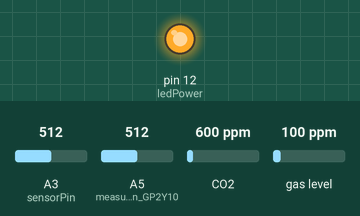
This sketch was run on a simulated Arduino Uno, built with avr-gcc and run on an emulated ATmega328P. Shown: output pins drawn as LEDs (lit = HIGH). The inputs (shaded band) are chosen by the test bench; at power-on: CO2 600 ppm, A3 (sensorPin) = 512, A5 (measurePin_GP2Y10) = 512, gas level 100 ppm. Storage starts empty; what the sketch prints to the serial monitor is not drawn.

Above: at 1.2 s.
1.3 s: CO2 set to 1050 ppm
Timing chart, 0 to 4.3 s (numbered marks = the images above; inputs shaded):
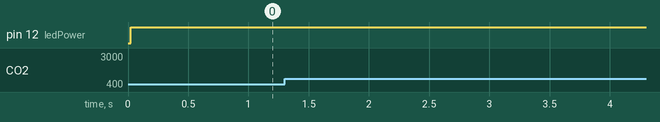

The sketch:

IoT_based_Waste-Fire-Pollution-Mapping-Code.ino.ino
```cpp
// Master code for EDAI Project Sensors

//Integrating sensors MQ-7, GP2Y10, MQ-4, MQ-135
#include "MQ7.h"
int AQI;
#include <SPI.h>
#include <SD.h>
#define RLOAD 23.5      ////MQ135 code
#include "MQ135.h"
#define RLOAD 10
#include <SPI.h>


MQ135 gasSensor = MQ135(A3);
int val;
int sensorPin = A3;
int sensorValue = 0;
 /////MQ135 code finish

const int chipSelect = 28;

#define A_PIN 4
#define VOLTAGE 5


const int AO_Pin = 3; // Connect the AO of MQ-4 sensor with analog channel 0 pin (A0) of Arduino
const int DO_Pin = 6; // Connect the DO of MQ-4 sensor with digital pin 8 (D8) of Arduino

// init MQ7 device
MQ7 mq7(A_PIN, VOLTAGE);

int measurePin_GP2Y10 = A5;
int ledPower = 12;

unsigned int samplingTime = 280;
unsigned int deltaTime = 40;
unsigned int sleepTime = 9680;

float voMeasured = 0;
float calcVoltage = 0;
float dustDensity = 0;

void setup() {
  Serial.begin(9600);

  Serial.begin(9600);
  pinMode(sensorPin, INPUT); //MQ135

  pinMode(ledPower, OUTPUT);
  Serial.println("Calibrating MQ7");
  mq7.calibrate();    // calculates R0
  Serial.println("Calibration done!");
  pinMode(DO_Pin, INPUT);
  while (!Serial) {
    ; // wait for serial port to connect. Needed for native USB port only
  }
Serial.print("Initializing SD card...");

  // see if the card is present and can be initialized:
  if (!SD.begin(chipSelect)) {
    Serial.println("Card failed, or not present");
    // don't do anything more:
    while (1);
  }
  Serial.println("card initialized.");


}

void loop()
{
  float dustDensity = optical_dust();
  String dataString = "";

  val = analogRead(A3);
  float AQI_ppm = gasSensor.getPPM();
  Serial.print ("AQI_ppm = ");
  Serial.println (AQI_ppm); //MQ135


  Serial.print("Dust Density:" );

  Serial.println(dustDensity);
  Serial.println("Carbon Monoxide concentration in PPM = "); Serial.println(mq7.readPpm());
  Serial.println("");   // blank new line
  Serial.print("Methane Conentration: "); // Print out the text "Methane Concentration: "
  Serial.println(AO_Pin); // Print out the methane value - the analog output - beteewn 0 and 1023


dataString += String(mq7.readPpm());
dataString += ",  ";
dataString += String(AO_Pin);
dataString += ",  ";
dataString += String(AQI_ppm);
dataString += ",  ";
dataString += String(dustDensity);

 File dataFile = SD.open("datalog.txt", FILE_WRITE);

  // if the file is available, write to it:
  if (dataFile) {
    dataFile.println(dataString);
    dataFile.close();
    // print to the serial port too:
    Serial.println(dataString);
  }
  // if the file isn't open, pop up an error:
  else {
    Serial.println("error opening datalog.txt");
  }
  delay(1000);
}

float optical_dust()
{

  digitalWrite(ledPower, LOW);
  delayMicroseconds(samplingTime);

  voMeasured = analogRead(measurePin_GP2Y10);

  delayMicroseconds(deltaTime);
  digitalWrite(ledPower, HIGH);
  delayMicroseconds(sleepTime);

  calcVoltage = voMeasured * (5.0 / 1024);
  dustDensity = 0.17 * calcVoltage - 0.1;

  if ( dustDensity < 0)
  {
    dustDensity = 0.00;
  }

  //  Serial.println("Raw Signal Value (0-1023):");
  //  Serial.println(voMeasured);
  //
  //  Serial.println("Voltage:");
  //  Serial.println(calcVoltage);
  return dustDensity;
  delay(1000);
}
```
